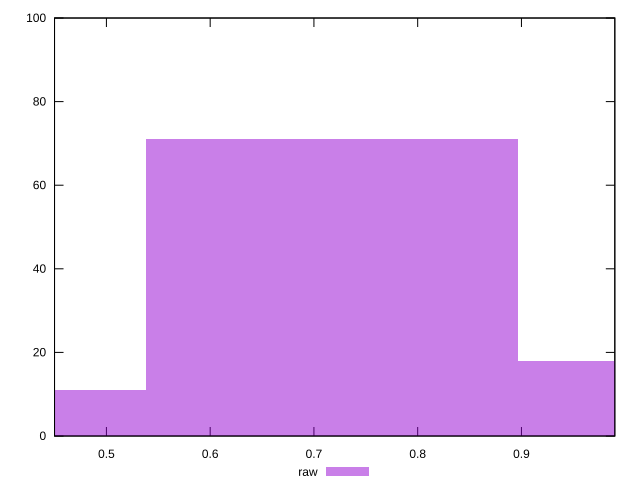

Write the gnuplot code that produced this figure.
reset

$raw <<EOF
0.7171191330292372 71
0.3585595665146186 11
1.0756786995438559 18
EOF

set key outside below
set boxwidth 0.3585595665146186
set xrange [0.45:0.99]
set yrange [0:100]
set trange [0:100]
set style fill transparent solid 0.5 noborder
set terminal svg size 640, 490 enhanced background rgb 'white'
set output "reports/report_00028_2021-02-24T12-49-42.674Z/meta/score/samples/card/raw/histogram.svg"

plot $raw title "raw" with boxes

reset
